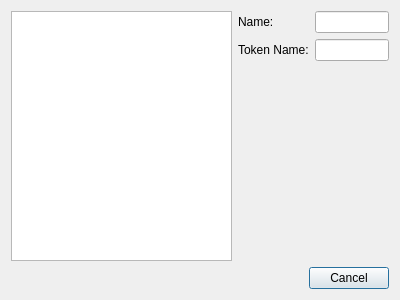
<?xml version="1.0" encoding="UTF-8"?>
<ui version="4.0">
 <class>DialogueServiceInfo</class>
 <widget class="QDialog" name="DialogueServiceInfo">
  <property name="geometry">
   <rect>
    <x>0</x>
    <y>0</y>
    <width>400</width>
    <height>300</height>
   </rect>
  </property>
  <property name="windowTitle">
   <string>Dialog</string>
  </property>
  <layout class="QVBoxLayout" name="verticalLayout">
   <item>
    <layout class="QHBoxLayout" name="horizontalLayout">
     <item>
      <widget class="QGraphicsView" name="graphicsView"/>
     </item>
     <item>
      <layout class="QFormLayout" name="formLayout">
       <item row="0" column="0">
        <widget class="QLabel" name="nameLabel">
         <property name="text">
          <string>Name:</string>
         </property>
        </widget>
       </item>
       <item row="1" column="0">
        <widget class="QLabel" name="tokenNameLabel">
         <property name="text">
          <string>Token Name:</string>
         </property>
        </widget>
       </item>
       <item row="0" column="1">
        <widget class="QLineEdit" name="nameLine"/>
       </item>
       <item row="1" column="1">
        <widget class="QLineEdit" name="tokenNameLine"/>
       </item>
      </layout>
     </item>
    </layout>
   </item>
   <item>
    <widget class="QDialogButtonBox" name="buttonBox">
     <property name="orientation">
      <enum>Qt::Horizontal</enum>
     </property>
     <property name="standardButtons">
      <set>QDialogButtonBox::Cancel</set>
     </property>
    </widget>
   </item>
  </layout>
 </widget>
 <resources/>
 <connections>
  <connection>
   <sender>buttonBox</sender>
   <signal>accepted()</signal>
   <receiver>DialogueServiceInfo</receiver>
   <slot>accept()</slot>
   <hints>
    <hint type="sourcelabel">
     <x>248</x>
     <y>254</y>
    </hint>
    <hint type="destinationlabel">
     <x>157</x>
     <y>274</y>
    </hint>
   </hints>
  </connection>
  <connection>
   <sender>buttonBox</sender>
   <signal>rejected()</signal>
   <receiver>DialogueServiceInfo</receiver>
   <slot>reject()</slot>
   <hints>
    <hint type="sourcelabel">
     <x>316</x>
     <y>260</y>
    </hint>
    <hint type="destinationlabel">
     <x>286</x>
     <y>274</y>
    </hint>
   </hints>
  </connection>
 </connections>
</ui>
